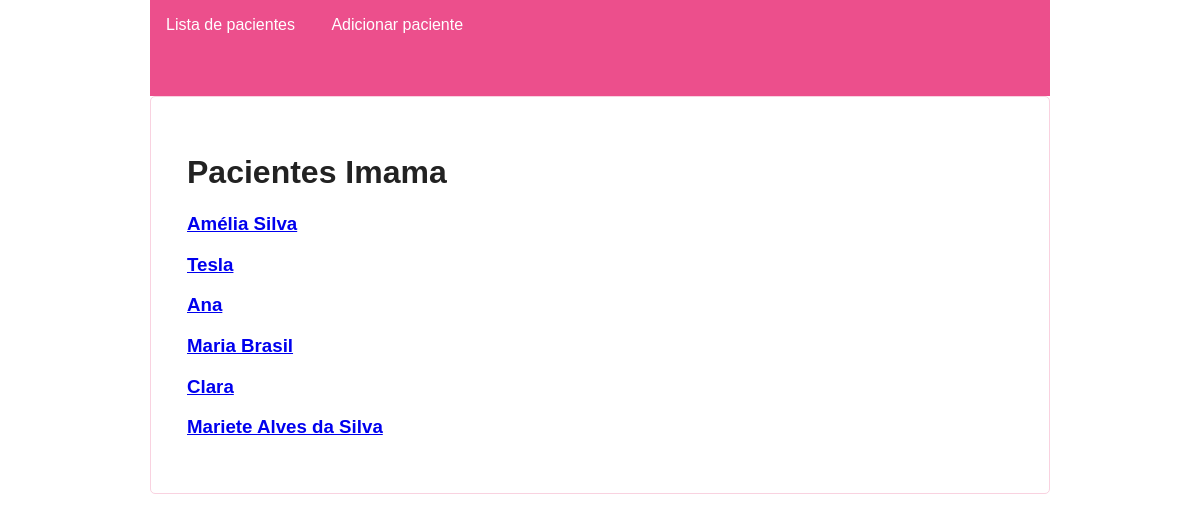
The app's page / (signed in), older data.
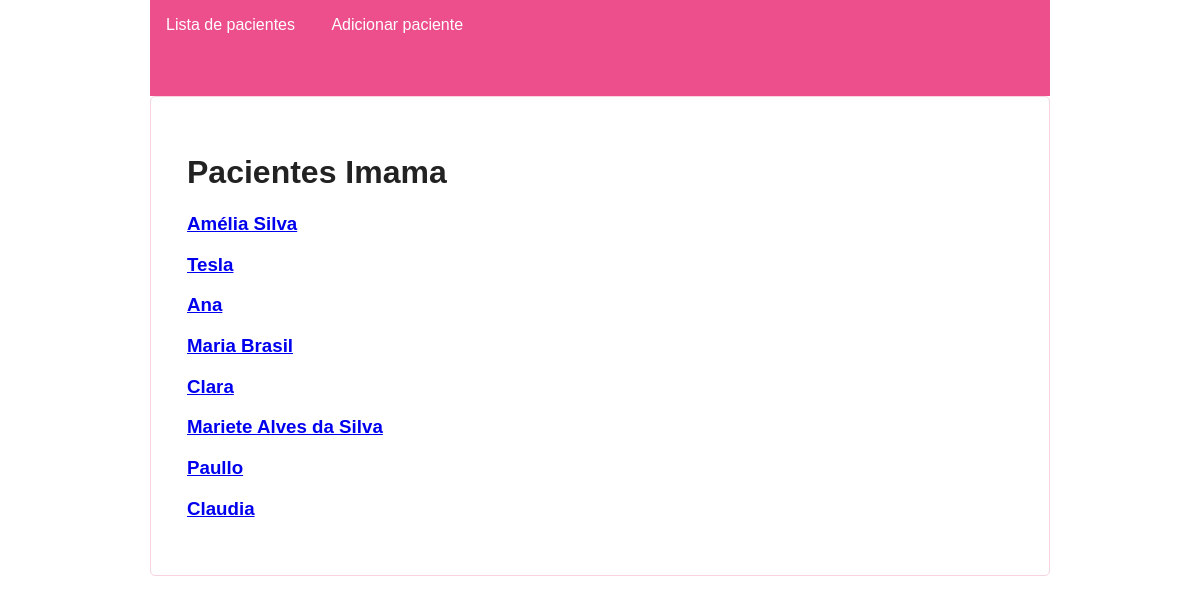
The same page, newer data.
### imama/models.py (models this page shows, shortened)
class Paciente(models.Model):
    imama = models.ForeignKey('auth.User',on_delete=models.CASCADE)
    nome = models.CharField('Nome da paciente', max_length=200, help_text='*')
    local_palestra = models.CharField('Onde assistiu a palestra do IMAMA', blank=True, max_length=200)
    data_nascimento = models.DateField('Data de nascimento', help_text='* Formato: dd/mm/aaaa')
    sexo = models.CharField(max_length=10, help_text='*')
    etnia = models.CharField(max_length=20, help_text='*')
    telefone = models.CharField(max_length=20, help_text='* Exemplo: 99 9999999999')
    celular = models.CharField(max_length=20, blank=True, help_text=' Exemplo: 99 9999999999')
    email = models.CharField(max_length=200, help_text='*')
    endereco = models.CharField('Endereço', max_length=400, help_text='*')
    cidade = models.CharField(max_length=50, help_text='*')
    contato_nome = models.CharField('Pessoa para contato', blank=True, max_length=200)
    contato_telefone = models.CharField('Telefone do contato', blank=True, max_length=20)
    cpf = models.CharField('CPF', max_length=20, help_text=' Apenas números')
    rg = models.CharField('RG', max_length=20, help_text='*')
    amigo_rosa = models.CharField('Navegador', max_length=200, help_text='*')
    data_cadastro = models.DateField(default=timezone.now)
    observacoes = models.TextField('Observações', blank=True)
    data_entrevista = models.DateField('Data da entrevista e mamografia PoA Rural',default=timezone.now, blank=True, null=True)
    UAB_referencia = models.CharField('Unidade de Atenção Básica de Referência', max_length=200, blank=True)
    cartao_sus = models.CharField('Nº Cartão SUS', max_length=20, blank=True)
    sistema_saude = models.CharField('Utiliza outro tipo de sistema de saúde', max_length=200, blank=True)
    beneficio_governo = models.CharField('Recebe algum benefício do governo', max_length=20, blank=True)
    qtdade_filhos = models.CharField('Estado civil', max_length=20, blank=True)
    estado_civil = models.CharField('Nº de filhos', max_length=20, blank=True)
    idade_filhos = models.CharField('Idade dos filhos', max_length=20, blank=True)
    profissao = models.CharField('Profissão', max_length=50, blank=True)
    exerce_profissao = models.CharField('Atualmente exerce a profissão', max_length=20, blank=True)
    data_menarca = models.DateField('Data da menarca (1ª menstruação)', blank=True, null=True)
    menopausa = models.CharField('Menopausa', max_length=20, blank=True)
    data_menopausa = models.DateField('Desde quando', blank=True, null=True)
    reposicao_hormonal = models.CharField('Reposição hormonal', max_length=20, blank=True)
    data_reposicao_hormonal = models.DateField('Há quanto tempo', blank=True, null=True)
    local_trabalho = models.CharField('Onde trabalha', max_length=200, blank=True)
    sustenta_familia = models.CharField('É responsável pelo sustento da família', max_length=20, blank=True)
    pessoas_familia = models.CharField('Quantas pessoas moram com você', max_length=2, blank=True)
    escolaridade = models.CharField('Escolaridade ', max_length=40, blank=True)
    motivos_servico_saude = models.TextField('Costuma procurar o serviço de saúde para', blank=True)
    ultima_consulta_ginecologista = models.DateField('Data da última consulta com ginecologista', default=timezone.now, blank=True, null=True)
    auto_exame = models.CharField('Costuma examinar suas próprias mamas', max_length=20, blank=True)
    exame_profissional = models.CharField('Suas mamas são apalpadas por profissionais de saúde', max_length=20, blank=True)
    data_mamografia = models.DateField('Data da mamografia mais recente', default=timezone.now, blank=True, null=True)
    conclusao_laudo_mamografia = models.TextField('Conclusão do laudos da mamografia mais recente', blank=True)
    data_outros_exames = models.DateField('Outros exames das mamas (data)', default=timezone.now, blank=True, null=True)
    conclusao_laudo_outros_exames = models.TextField('Conclusão do laudo dos outros exames',blank=True)
    orientacoes_exames = models.TextField('Quais orientações recebeu sobre os resultados dos exames, por quem e quando', blank=True)
    alteracao_mama = models.CharField('Percebeu alguma alteração na mama?', max_length=20, blank=True)
    familiares_cancer_mama = models.CharField('Tem familiares com câncer de mama', max_length=20, blank=True)
    cirurgia_mamas = models.CharField('Já fez alguma cirurgia nas mamas', max_length=20, blank=True)
    tipo_cirurgia_mamas = models.TextField('Tipo de cirugia', blank=True)
    observacoes_entrevista = models.TextField('Observações', blank=True)

### imama/views.py (the view)
# urls.py: url(r'^$', views.pacientes, name='pacientes'),
def pacientes(request):
    pacientes = Paciente.objects.filter(data_cadastro__lte=timezone.now()).order_by('data_cadastro')
    return render(request, 'imama/pacientes.html', { 'pacientes' : pacientes })

### imama/templates/imama/pacientes.html
{% extends 'imama/base.html' %}
{% block content %}
<div>
    <h1>Pacientes Imama</h1>
</div>
{% if user.is_authenticated %}
  {% for paciente in pacientes %}
      <div class="row-lista">
          <h3><a href="{% url 'paciente_detalhe' pk=paciente.pk %}">{{ paciente.nome }}</a></h3>
      </div>
  {% endfor %}
{% else %}
<p>Você precisa estar logado para acessar as informações!</p>
{% endif%}
{% endblock %}

Row changes from the older to the newer data that the page shows:
added Paciente: nome "Paullo"
added Paciente: nome "Claudia"
